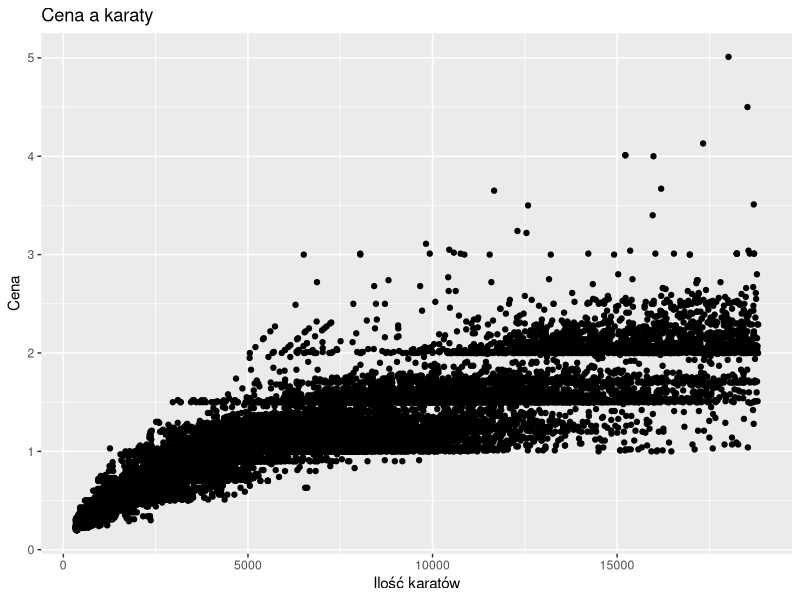

Reproduce this figure in R.
## ---- chunk 1
library(tidyverse)
library(ggplot2)

diamonds %>% filter(cut == "Ideal")
## ---- chunk 2
library(tidyverse)
library(ggplot2)

diamenty <- diamonds 

ggplot(diamenty, aes(price, carat)) + 
geom_point() +
labs(title = "Cena a karaty", x = "Ilość karatów", y = "Cena")
## ---- chunk 3
knitr::opts_chunk$set(echo = TRUE)
